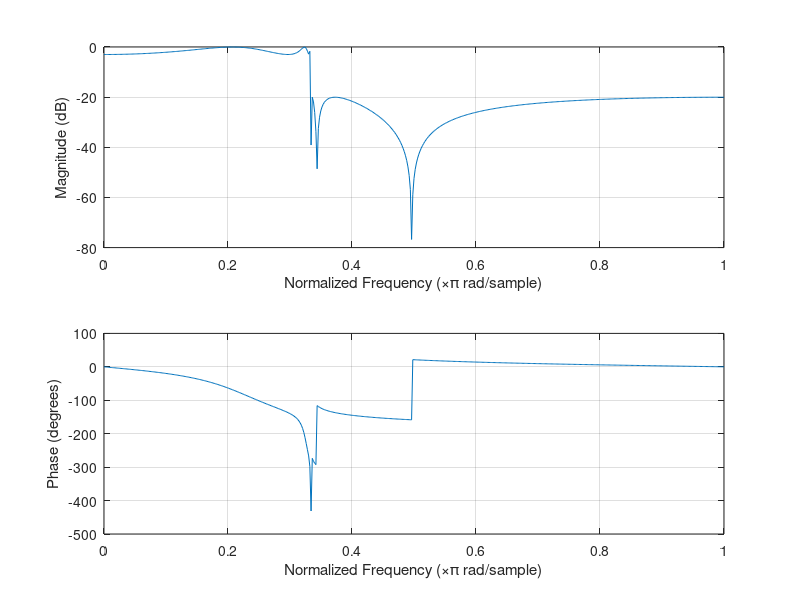
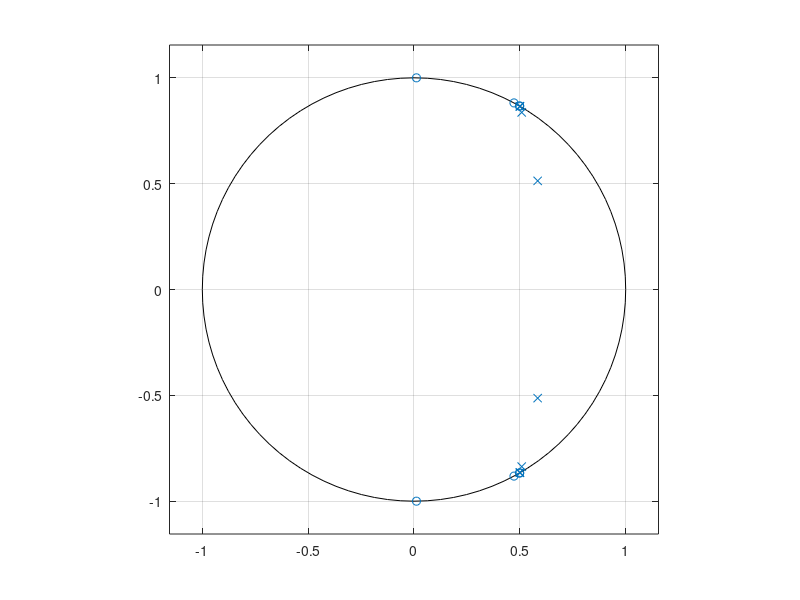
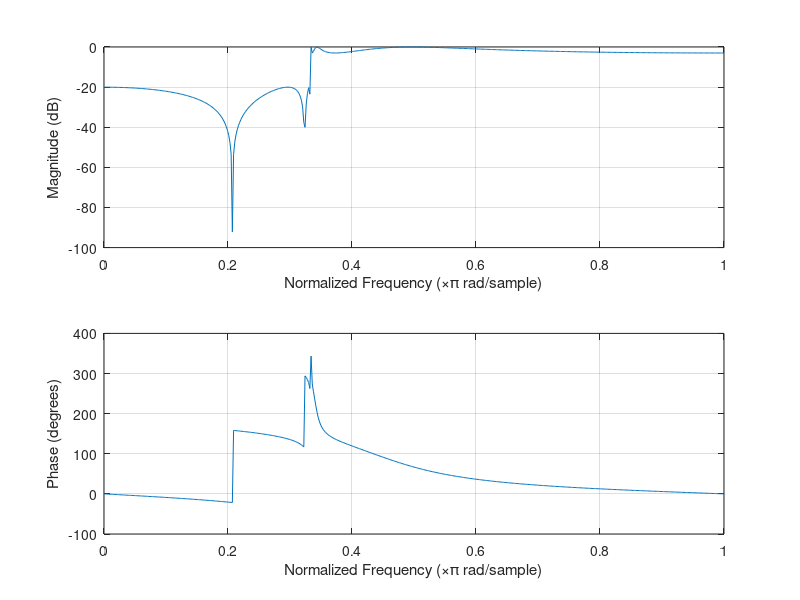
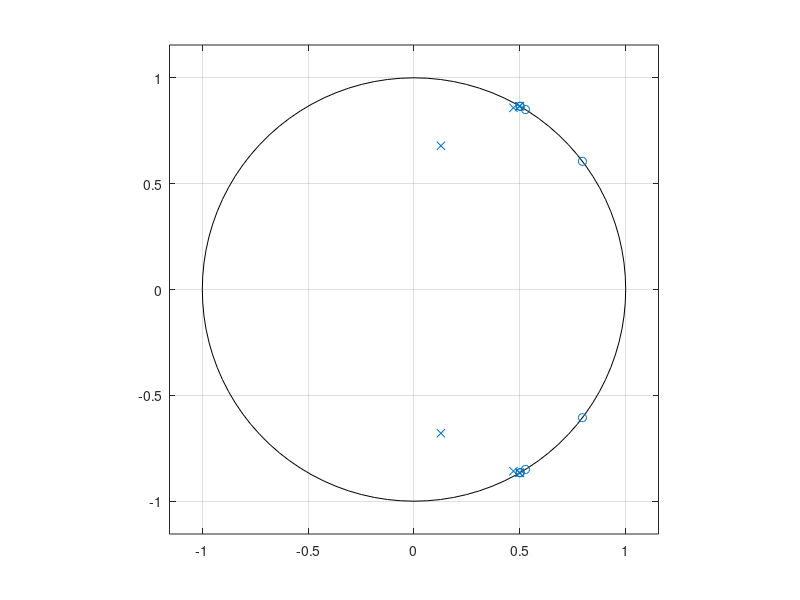

Here is the MATLAB script that generated these plots, in order:
close ALL HIDDEN
clear all
clc

%Homework Assignment 6
%(5.M-11)

%eighth order FIR lowpass
[b,a] = ellip(8, 3, 20, 1/3);
figure
freqz(b,a);
%input('enter anything to continue to pole-sero plot ', 's');
figure
zplane(b,a);

%eighth order FIR highpass
[b,a] = ellip(8, 3, 20, 1/3,'high');
figure
freqz(b,a);
%input('enter anything to continue to pole-sero plot ', 's');
figure
zplane(b,a);

%eighth order FIR bandpass
[b,a] = ellip(8, 3, 20, [5/24,11/24]);
figure
freqz(b,a);
%input('enter anything to continue to pole-sero plot ', 's');
figure
zplane(b,a);

%eighth order FIR bandstop
[b,a] = ellip(8, 3, 20, [5/24,11/24], 'stop');
figure
freqz(b,a);
%input('enter anything to continue to pole-sero plot ', 's');
figure
zplane(b,a);